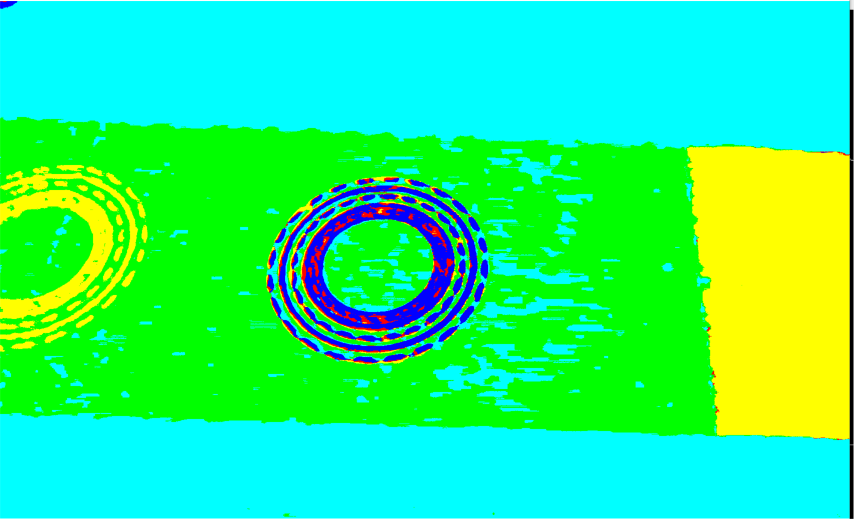
#> input picture old/7777.png, 2560 x 1555 px (shown at 1/3 size)
$ python line_nihe.py
#> lines starting #> are read from the running program, lines starting #| are printed output that depends on the picture; after the words box and inside, x2 and y2 are one past the last pixel; in counts of white or black regions, pixels touching at a corner belong together
import cv2
import numpy as np

# 读取图像
img = cv2.imread('7777.png')
#> img is the input picture: shape (1555, 2560, 3); mean B, G, R 128.4, 245.1, 32.9
h, w = img.shape[:2]

# 转灰度 + 去噪
gray = cv2.cvtColor(img, cv2.COLOR_BGR2GRAY)
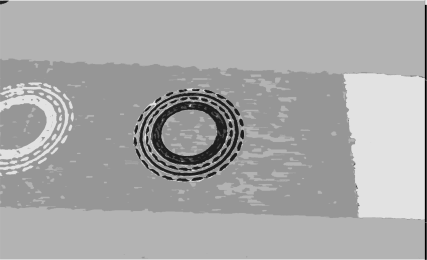
#> gray: shape (1555, 2560) (shown at 1/6 size); min 0, max 255, mean 168.6
blur = cv2.GaussianBlur(gray, (7, 7), 0)

# 只关注图像中间区域（垂直方向）
roi_top = h // 2 - 120
roi_bot = h // 2 + 530
roi_left=150
roi_right=1200
roi = blur[roi_top:roi_bot, :]
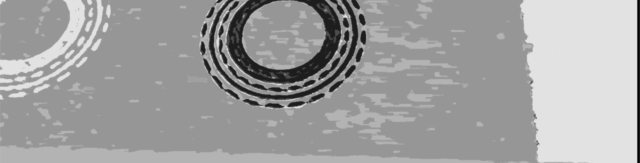
#> roi: shape (650, 2560) (shown at 1/4 size); min 0, max 227, mean 160.9
cv2.imshow('roi', roi)

# Canny边缘检测
edges = cv2.Canny(roi, 50, 150)
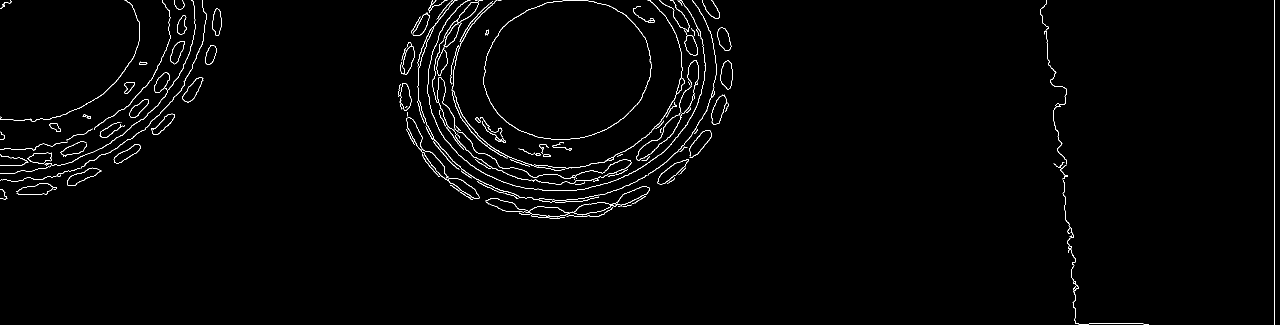
#> edges: shape (650, 2560) (shown at 1/2 size); 1.3% white in thin lines or dots

# 显示中间 ROI 边缘图像
cv2.imshow("Edges", edges)

# 原图副本，用于画点
out_img = img.copy()
# cv2.line(out_img, (0, roi_top), (w , roi_bot), (255, 0, 0), 12)
# print("roi_top",roi_top,"roi_bot",roi_bot)
line_points = []

# 分割区域
left_roi = edges[:, :w // 3]
#> left_roi: shape (650, 853); 1.2% white in thin lines or dots, all inside (x1, y1, x2, y2) = (0, 0, 853, 399)
middle_roi = edges[:, w // 3 : 2 * w // 3]
#> middle_roi: shape (650, 853); 2.3% white in thin lines or dots, all inside (x1, y1, x2, y2) = (0, 0, 612, 438)
offset_middle =  w // 3  # 中间区域偏移回整图
right_roi = edges[:, -w // 3:]
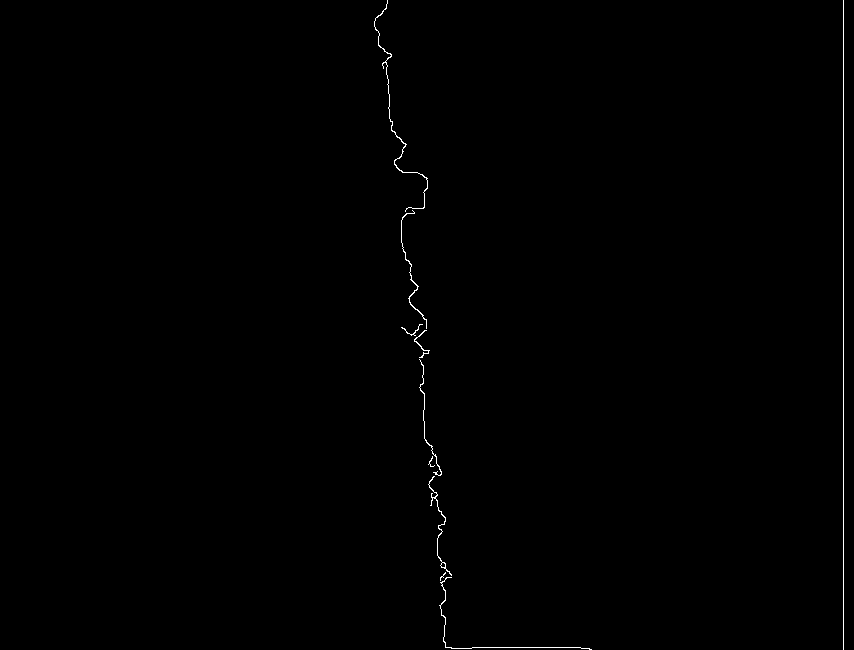
#> right_roi: shape (650, 854); 0.33% white in thin lines or dots, all inside (x1, y1, x2, y2) = (374, 0, 844, 650)
offset_right = 2 * w // 3 # 右区域偏移回整图

cv2.imshow('left_roi', left_roi)
cv2.imshow('middle_roi', middle_roi)
cv2.imshow('right_roi', right_roi)

# 提取左、右边缘点
def get_edge_points(sub_edges, x_offset=0):
#> called with x_offset = 0
    points = []
    for y in range(sub_edges.shape[0]):
        row = sub_edges[y]
        edge_x = np.where(row > 0)[0]
        if len(edge_x) > 0:
            x_mean = int(np.mean(edge_x)) + x_offset
            y_real = y + roi_top
            points.append((x_mean, y_real))
#> this loop made 650 passes
#> (edge_x, x_mean) on passes 1, 2, 3, 4, 5, 8, 9: ([20, 249, 250, 251, 252, 253, 325, 348, 364, 383, 404], 281), ([20, 21, 252, 253, 325, 348, 365, 383, 384, 385, 404], 285), ([21, 22, 253, 254, 325, 348, 365, 385, 386, 404], 276), ([22, 254, 255, 325, 348, 366, 386, 405], 295), ([9, 11, 12, 255, 256, 257, 325, 349, 366, 386, 405], 239), ([7, 8, 260, 261, 327, 328, 349, 367, 368, 387, 405], 278), ([4, 5, 6, 7, 261, 328, 329, 349, 368, 387, 405], 222)
#> after the loop, points = 399 pairs, first value 5 to 681, second value 657 to 1055
    return points

left_points = get_edge_points(left_roi)
#> left_points has the same summary as points in get_edge_points
middle_points= get_edge_points(middle_roi,offset_middle)
#> the loop in get_edge_points (call 2), `for y in range(sub_edges.shape[0]):` made 650 passes
#> x_mean on passes 1 to 8: 1074, 1126, 1135, 1121, 1101, 1089, 1098, 1130
#> middle_points = 438 pairs, first value 1030 to 1249, second value 657 to 1094
right_points = get_edge_points(right_roi, offset_right)

# # 合并左右点
fit_points = left_points + middle_points + right_points


import random

def ransac_line_fit(points, num_iters=100, distance_threshold=3):
    best_inliers = []
    best_model = None

    for _ in range(num_iters):
        # 随机选2个点
        sample = random.sample(points, 2)
        (x1, y1), (x2, y2) = sample

        # 跳过垂直线避免除零
        if x2 == x1:
            continue

        # 拟合直线参数 y = kx + b
        k = (y2 - y1) / (x2 - x1)
        b = y1 - k * x1

        inliers = []
        for (x, y) in points:
            # 计算点到直线的距离
            distance = abs(k * x - y + b) / np.sqrt(k**2 + 1)
            if distance < distance_threshold:
                inliers.append((x, y))

        if len(inliers) > len(best_inliers):
            best_inliers = inliers
            best_model = (k, b)

    return best_model, best_inliers


# 可视化所有拟合点
for (x, y) in fit_points:
    cv2.circle(out_img, (x, y), 2, (0, 0, 255), -1)
#> this loop made 1487 passes
#> x on passes 1 to 3: 281, 285, 276
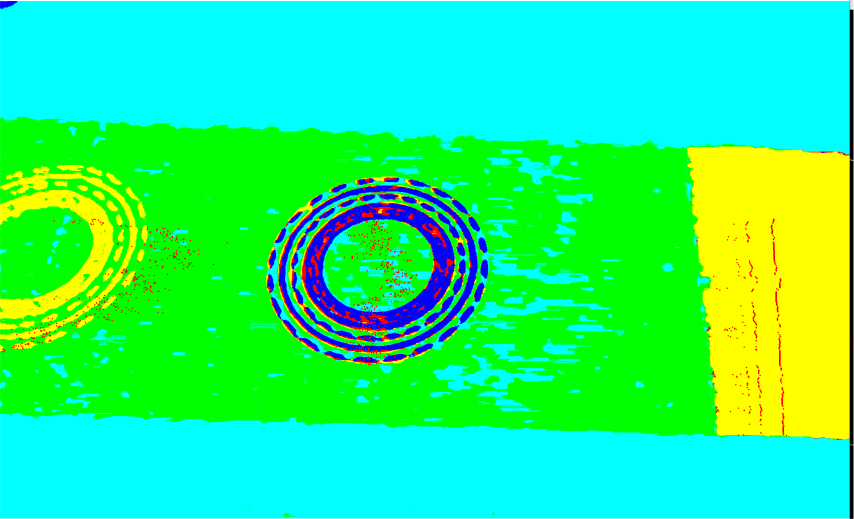
#> out_img: shape (1555, 2560, 3) (shown at 1/3 size); 0.37% of pixels changed, all inside (x1, y1, x2, y2) = (3, 655, 2552, 1309)

# 用 RANSAC 拟合直线
(k, b), inliers = ransac_line_fit(fit_points)

# 拟合线端点
x_start = 0
y_start = int(k * x_start + b)

x_end = w
y_end = int(k * x_end + b)

# 在图像上画线
cv2.line(out_img, (x_start, y_start), (x_end, y_end), (0, 255, 0), 2)
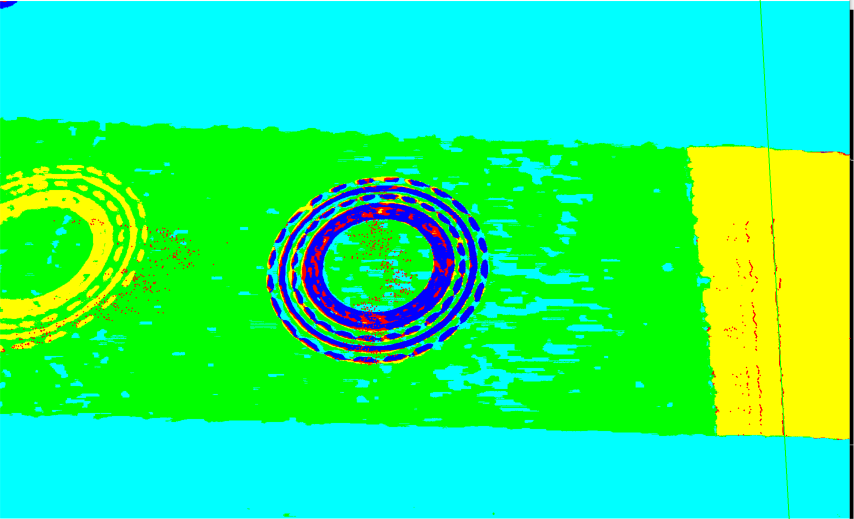
#> out_img: shape (1555, 2560, 3) (shown at 1/3 size); 0.12% of pixels changed, all inside (x1, y1, x2, y2) = (2279, 0, 2369, 1555)

# 输出斜率
print(f"斜率 k = {k:.4f}")
#| 斜率 k = 18.0556

# 计算中间区域左右边界的 x 值
middle_left_x = w // 3
middle_right_x = 2 * w // 3

# 对应直线上的 y 值
y_left = k * middle_left_x + b
y_right = k * middle_right_x + b

# 中间的“高度间距”
middle_gap = abs(y_right - y_left)

print(f"中间区域直线 y 值差（间距）: {middle_gap:.2f} 像素")
#| 中间区域直线 y 值差（间距）: 15401.39 像素


# 可视化 inliers 点（拟合点）
for (x, y) in inliers:
    cv2.circle(out_img, (x, y), 2, (255, 0, 0), -1)
#> this loop made 313 passes
#> (x, y) on passes 1 to 3: (2320, 661), (2320, 662), (2320, 663)
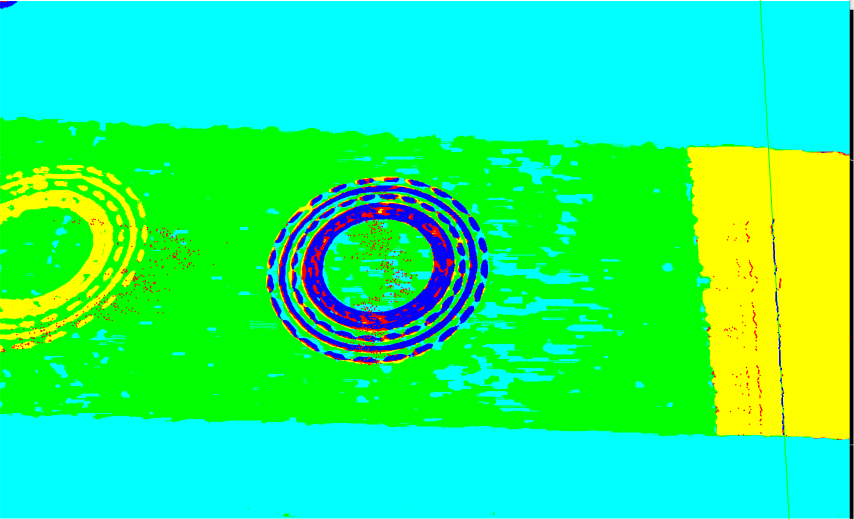
#> out_img: shape (1555, 2560, 3) (shown at 1/3 size); 0.05% of pixels changed, all inside (x1, y1, x2, y2) = (2314, 659, 2353, 1306)

# 再次显示图像
cv2.imshow("Fitted Line", out_img)
cv2.waitKey(0)
cv2.destroyAllWindows()

$ run again, with old/1245.png copied over old/7777.png
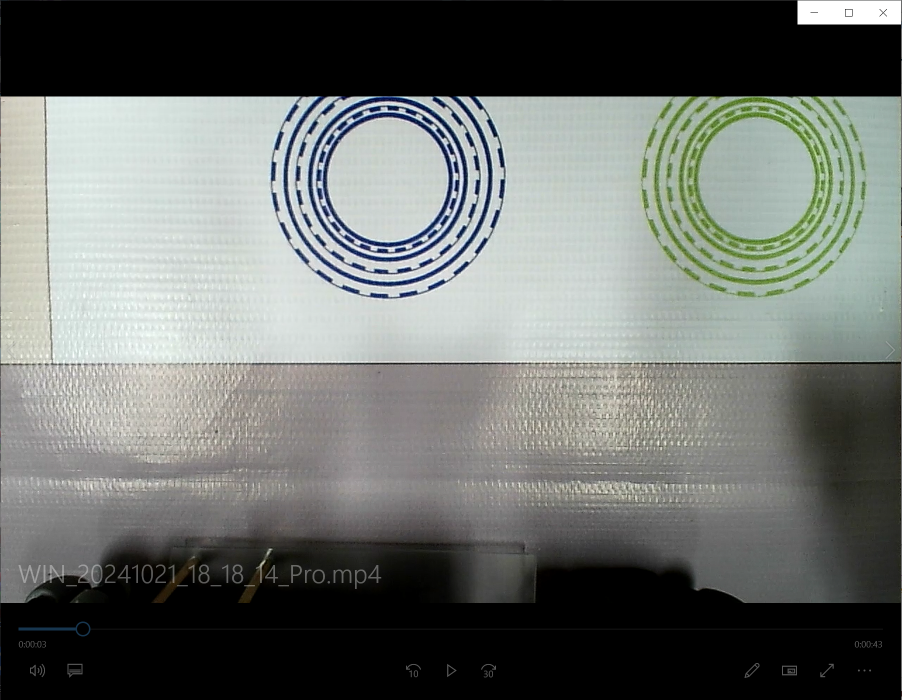
#> input picture old/1245.png, 1803 x 1399 px (shown at 1/2 size)
#> img is the input picture: shape (1399, 1803, 3); mean B, G, R 108.6, 112.2, 108.3
#> `edges = cv2.Canny(roi, 50, 150)`:
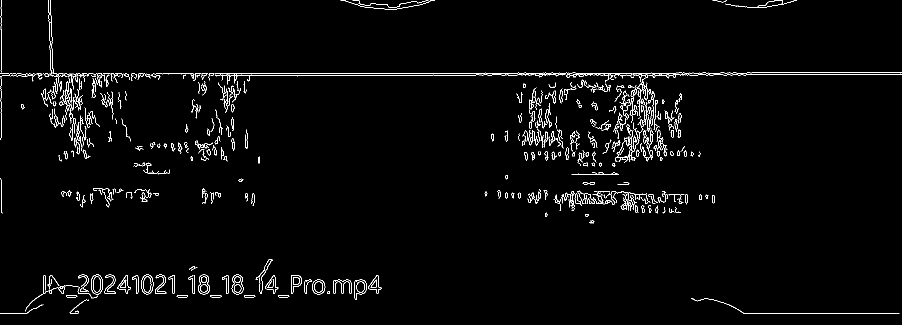
#> edges: shape (650, 1803) (shown at 1/2 size); 2.1% white in thin lines or dots
#> left_roi: shape (650, 601); 2.8% white in thin lines or dots
#> middle_roi: shape (650, 601); 1.6% white in thin lines or dots
#> right_roi: shape (650, 601); 1.8% white in thin lines or dots
#> the loop in get_edge_points, `for y in range(sub_edges.shape[0]):` made 650 passes
#> (edge_x, x_mean) on passes 1 to 8: ([2, 96, 100], 66), ([2, 96, 100], 66), ([2, 96, 100], 66), ([2, 96, 100], 66), ([2, 96, 100], 66), ([2, 96, 100], 66), ([2, 96, 100], 66), ([2, 96, 100], 66)
#> after the loop in get_edge_points, `for y in range(sub_edges.shape[0]):`: points = 530 pairs, first value 1 to 541, second value 579 to 1206
#> left_points has the same summary as points in get_edge_points
#> the loop in get_edge_points (call 2), `for y in range(sub_edges.shape[0]):` made 650 passes
#> (edge_x, x_mean) on pass 13: ([119, 120, 121, 122, 175, 197, 222, 223, 224, 225], 775)
#> middle_points = 332 pairs, first value 673 to 1200, second value 579 to 1178
#> right_points = 291 pairs, first value 1212 to 1780, second value 579 to 1206
#> fit_points = 1153 pairs, first value 1 to 1780, second value 579 to 1206
#> the loop `for (x, y) in fit_points:` made 1153 passes
#> x on passes 1 to 3: 66, 66, 66
#> the loop in ransac_line_fit, `for _ in range(num_iters):` made 100 passes
#> (x1, y1, x2, y2, k, b) on passes 1 to 8: (1137, 993, 710, 1178, -0.433, 1485.6), (68, 661, 767, 579, -0.117, 669), (1292, 892, 1283, 840, 5.78, -6572.9), (683, 1146, 1100, 799, -0.832, 1714.3), (1289, 821, 1190, 911, -0.909, 1992.8), (526, 1124, 1291, 878, -0.322, 1293.1), (323, 864, 1141, 755, -0.133, 907), (339, 865, 216, 773, 0.748, 611.4)
#> `cv2.line(out_img, (x_start, y_start), (x_end, y_end), (0, 255, 0), 2)`:
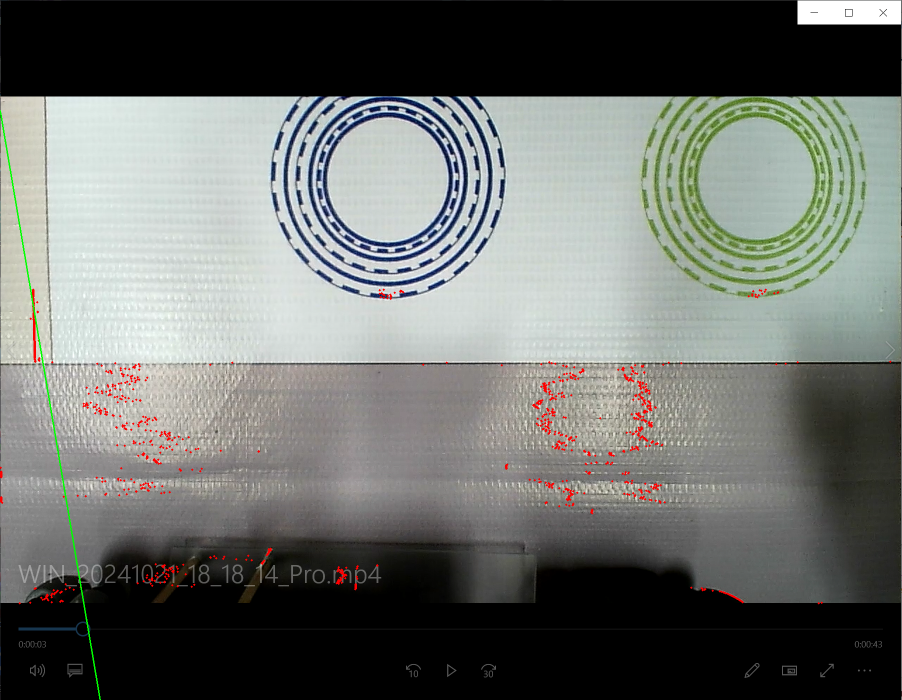
#> out_img: shape (1399, 1803, 3) (shown at 1/2 size); mean B, G, R 107.8, 111.7, 108.6
#| 斜率 k = 5.9158
#| 中间区域直线 y 值差（间距）: 3555.39 像素
#> the loop `for (x, y) in inliers:` made 43 passes
#> (x, y) on passes 1 to 8: (65, 594), (65, 595), (66, 596), (66, 597), (66, 598), (66, 599), (66, 600), (66, 601)
